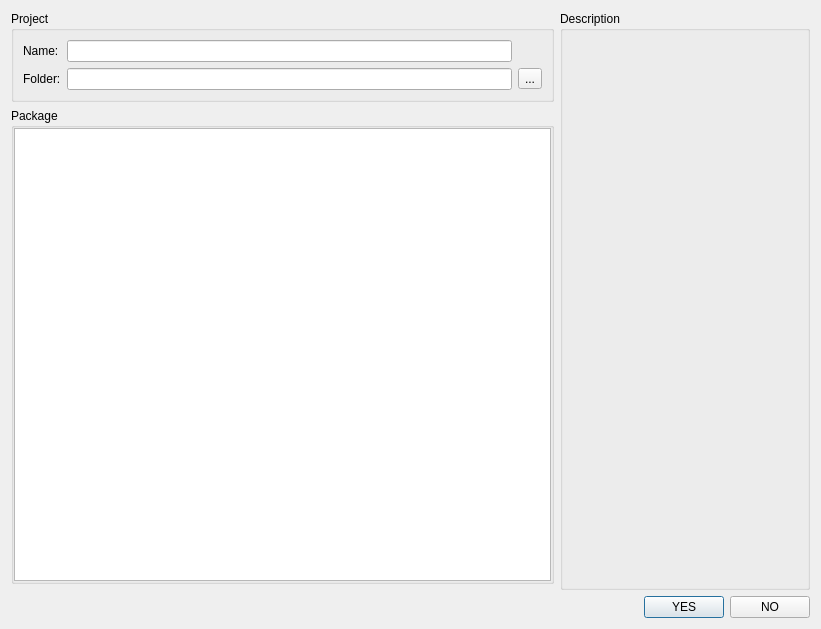
<?xml version="1.0" encoding="UTF-8"?>
<ui version="4.0">
 <class>ProCreateDialog</class>
 <widget class="QDialog" name="ProCreateDialog">
  <property name="geometry">
   <rect>
    <x>0</x>
    <y>0</y>
    <width>821</width>
    <height>629</height>
   </rect>
  </property>
  <property name="windowTitle">
   <string>Create Project</string>
  </property>
  <layout class="QGridLayout" name="gridLayout_2">
   <item row="0" column="0">
    <widget class="QGroupBox" name="groupBox">
     <property name="title">
      <string>Project</string>
     </property>
     <layout class="QGridLayout" name="gridLayout">
      <item row="0" column="0">
       <widget class="QLabel" name="label">
        <property name="text">
         <string>Name:</string>
        </property>
       </widget>
      </item>
      <item row="0" column="1">
       <widget class="QLineEdit" name="lineEditName"/>
      </item>
      <item row="1" column="0">
       <widget class="QLabel" name="label_2">
        <property name="text">
         <string>Folder:</string>
        </property>
       </widget>
      </item>
      <item row="1" column="1">
       <widget class="QLineEdit" name="lineEditFolder"/>
      </item>
      <item row="1" column="2">
       <widget class="QToolButton" name="toolButton">
        <property name="text">
         <string>...</string>
        </property>
       </widget>
      </item>
     </layout>
    </widget>
   </item>
   <item row="0" column="1" rowspan="3">
    <widget class="QGroupBox" name="groupBox_4">
     <property name="minimumSize">
      <size>
       <width>250</width>
       <height>0</height>
      </size>
     </property>
     <property name="maximumSize">
      <size>
       <width>300</width>
       <height>16777215</height>
      </size>
     </property>
     <property name="title">
      <string>Description</string>
     </property>
     <layout class="QVBoxLayout" name="verticalLayout_2">
      <item>
       <widget class="QLabel" name="labelDescription">
        <property name="text">
         <string/>
        </property>
        <property name="alignment">
         <set>Qt::AlignLeading|Qt::AlignLeft|Qt::AlignTop</set>
        </property>
        <property name="wordWrap">
         <bool>true</bool>
        </property>
       </widget>
      </item>
     </layout>
    </widget>
   </item>
   <item row="1" column="0">
    <widget class="QGroupBox" name="groupBox_2">
     <property name="title">
      <string>Package</string>
     </property>
     <layout class="QHBoxLayout" name="horizontalLayout">
      <property name="leftMargin">
       <number>0</number>
      </property>
      <property name="topMargin">
       <number>0</number>
      </property>
      <property name="rightMargin">
       <number>0</number>
      </property>
      <property name="bottomMargin">
       <number>0</number>
      </property>
      <item>
       <widget class="QListWidget" name="listWidget">
        <property name="editTriggers">
         <set>QAbstractItemView::NoEditTriggers</set>
        </property>
        <property name="selectionMode">
         <enum>QAbstractItemView::MultiSelection</enum>
        </property>
        <property name="movement">
         <enum>QListView::Static</enum>
        </property>
        <property name="viewMode">
         <enum>QListView::IconMode</enum>
        </property>
       </widget>
      </item>
     </layout>
    </widget>
   </item>
   <item row="3" column="0" colspan="2">
    <layout class="QHBoxLayout" name="horizontalLayout_2">
     <item>
      <spacer name="horizontalSpacer">
       <property name="orientation">
        <enum>Qt::Horizontal</enum>
       </property>
       <property name="sizeHint" stdset="0">
        <size>
         <width>40</width>
         <height>20</height>
        </size>
       </property>
      </spacer>
     </item>
     <item>
      <widget class="QPushButton" name="pushButtonYes">
       <property name="text">
        <string>YES</string>
       </property>
      </widget>
     </item>
     <item>
      <widget class="QPushButton" name="pushButtonNo">
       <property name="text">
        <string>NO</string>
       </property>
      </widget>
     </item>
    </layout>
   </item>
  </layout>
 </widget>
 <resources/>
 <connections/>
</ui>
